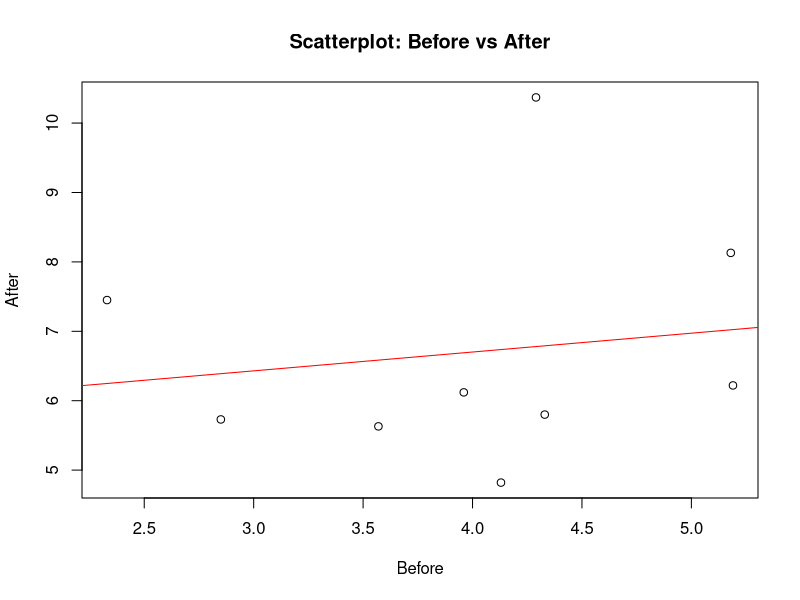
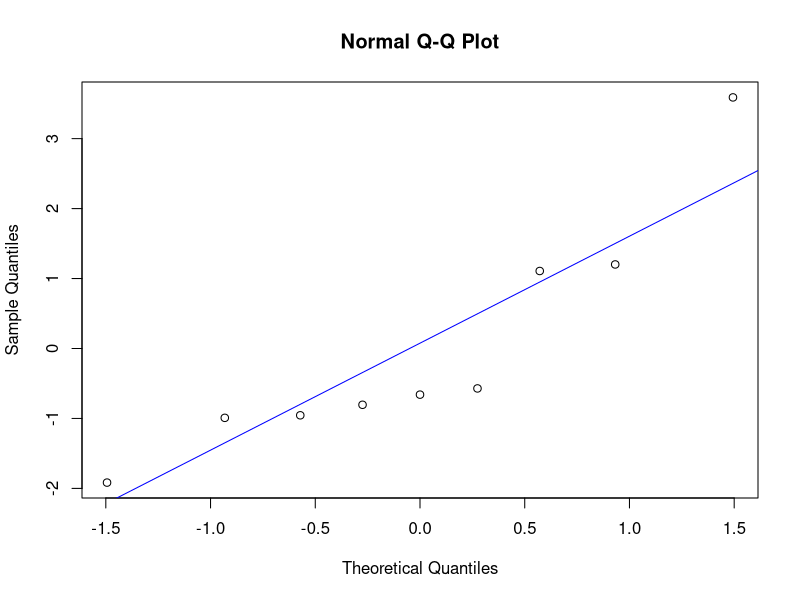
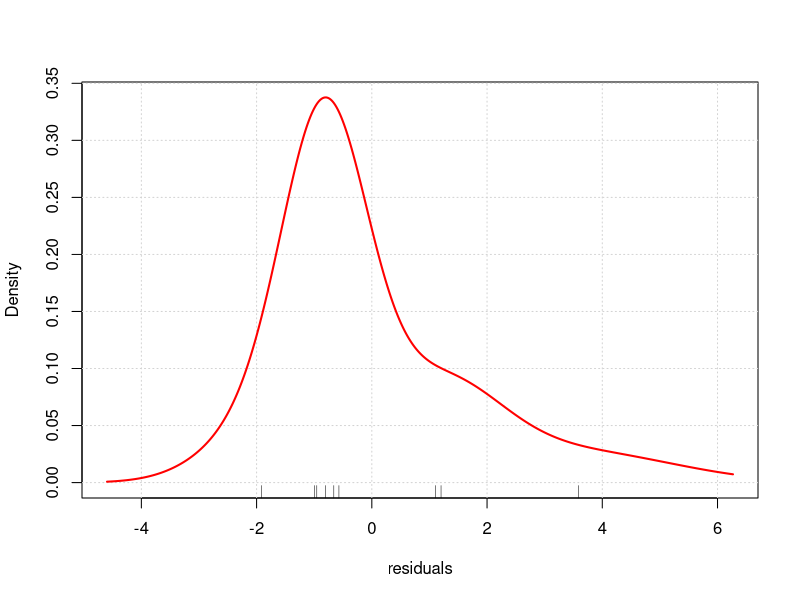
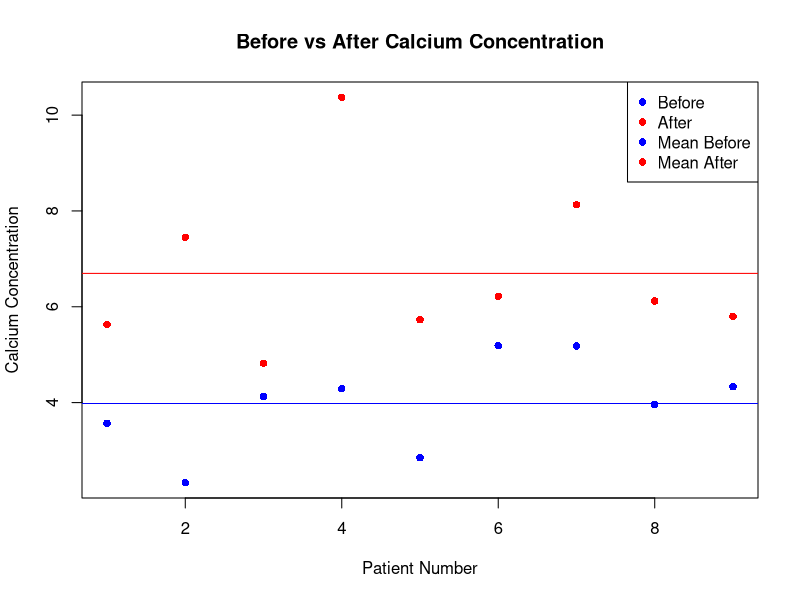

The R source for these figures, in order:
## ---- chunk 1
library(tidyverse)
## ---- chunk 2
# Data
before <- c(3.57, 2.33, 4.13, 4.29, 2.85, 5.19, 5.18, 3.96, 4.33)
after <- c(5.63, 7.45, 4.82, 10.37, 5.73, 6.22, 8.13, 6.12, 5.8)

# Create a data frame
df <- data.frame(before, after)

# Summary statistics
summary(df)
## ---- chunk 3
df
## ---- chunk 4
# Normality Test
shapiro_test <- shapiro.test(df$after)

# Check the p-value
if (shapiro_test$p.value > 0.05)
  {
  cat("Shapiro-Wilk test p-value =", shapiro_test$p.value, "( > 0.05, We fail to reject the null 
      hypothesis and  conclude that there is normality of the data after treatment).\n")
 } else
   {
  cat("Shapiro-Wilk test p-value =", shapiro_test$p.value, "( < 0.05, We
      reject null  hypothesis and  conclude that the data after treatment is not normally distributed).\n")
}

## ---- chunk 5
# One-sample t-test using 'after' treatment data

t.test(after, mu = 3.97, alternative = "greater")

## ---- chunk 6
# Check if lengths are equal
if (length(before) == length(after)) {
  cat("Paired Observations: The lengths of 'before' and 'after' are equal.\n")
} else {
  stop("Paired Observations: The lengths of 'before' and 'after' are not equal.")
}

## ---- chunk 7
# Differences
diff_values <- after - before

# Normality Test
shapiro_test <- shapiro.test(diff_values)

# Check the p-value
if (shapiro_test$p.value > 0.05)
  {
  cat("Shapiro-Wilk test p-value =", shapiro_test$p.value, "( > 0.05, We fail to reject the null 
      hypothesis and  conclude that there is normality in the difference between
      the two groups of observations).\n")
 } else
   {
  cat("Shapiro-Wilk test p-value =", shapiro_test$p.value, "( < 0.05, 
      We reject the null hypothesis and  conclude that the difference between 
      the two groups of observations is not normally distributed).\n")
}

## ---- chunk 8
# bartlett's Test for Homogeneity of Variances
bartlett_test <- bartlett.test(df)

# Check the p-value
if (bartlett_test$p.value > 0.05) {
  cat("Homogeneity of Variances: bartlett's test p-value =", bartlett_test$p.value, "(> 0.05,
      retain Null hypothesis and  conclude The variances 
      of the \"before\" and \"after\" groups are equal,
      hence the assumptions of Homogeneity of variance is met.)")
} else {
  cat("Homogeneity of Variances: bartlett's test p-value =", 
      bartlett_test$p.value, "(< 0.05, reject Null hypothesis
      and conclude that The variances of the \"before\" and \"after\"
      groups are not equal,hence the assumptions of Homogeneity of 
      variance is not hold)")
}


## ---- chunk 9
bartlett.test(df)
## ---- chunk 10
# Creating a data frame with the 'before' and 'after' values and a grouping variable
data <- data.frame(values = c(before, after),
                   groups = rep(c("Before", "After"), each = length(before)))

# Convert 'groups' to a factor explicitly
data$groups <- as.factor(data$groups)

# Loading the car package
library(car)

# Performing Levene's test for homogeneity of variance
result <- leveneTest(values ~ groups, data = data)
print(result)
## ---- chunk 11
 # Paired t-test
t.test(after, before, paired = TRUE)

## ---- chunk 12
# Scatterplot to visualize linearity
plot(before, after, xlab = "Before", ylab = "After", main = "Scatterplot: Before vs After")
abline(lm(after ~ before), col = "red")  # Add a linear regression line
## ---- chunk 13
# ANCOVA model
model <- lm(after ~ before)
# Residuals
residuals <- residuals(model)

# Q-Q plot for residuals
qqnorm(residuals)
qqline(residuals, col = "Blue")
## ---- chunk 14
densityPlot(residuals, col= "red" )
## ---- chunk 15
shapiro.test(residuals)
## ---- chunk 16
chisq.test(table(before, after))
## ---- chunk 17
# ANCOVA using lm() function
model <- lm(after ~ before)
summary(model)

## ---- chunk 18

cor.test(before, after, alternative = "greater", exact = NULL, conf.level = 0.95)

## ---- chunk 19
defore_data = data.frame(before)
responder <- predict(model, defore_data )
responder
## ---- chunk 20
mean(responder)
## ---- chunk 21
# Given data
before <- c(3.57, 2.33, 4.13, 4.29, 2.85, 5.19, 5.18, 3.96, 4.33)
after <- c(5.63, 7.45, 4.82, 10.37, 5.73, 6.22, 8.13, 6.12, 5.8)
patient_numbers <- 1:9

# Plotting 'before' and 'after' data with different colors and linking lines
plot(patient_numbers, before, col = "blue", pch = 16, xlab = "Patient Number", ylab = "Calcium Concentration", ylim = range(c(before, after)), main = "Before vs After Calcium Concentration")
points(patient_numbers, after, col = "red", pch = 16)

# Adding mean lines
abline(h = mean(before), col = "blue")  # Line for mean of 'before'
abline(h = mean(after), col = "red") # Line for mean of 'after'

# Adding legend
legend("topright", legend = c("Before", "After",  "Mean Before", "Mean After"), col = c("blue", "red", "blue", "red"), pch = 16)

